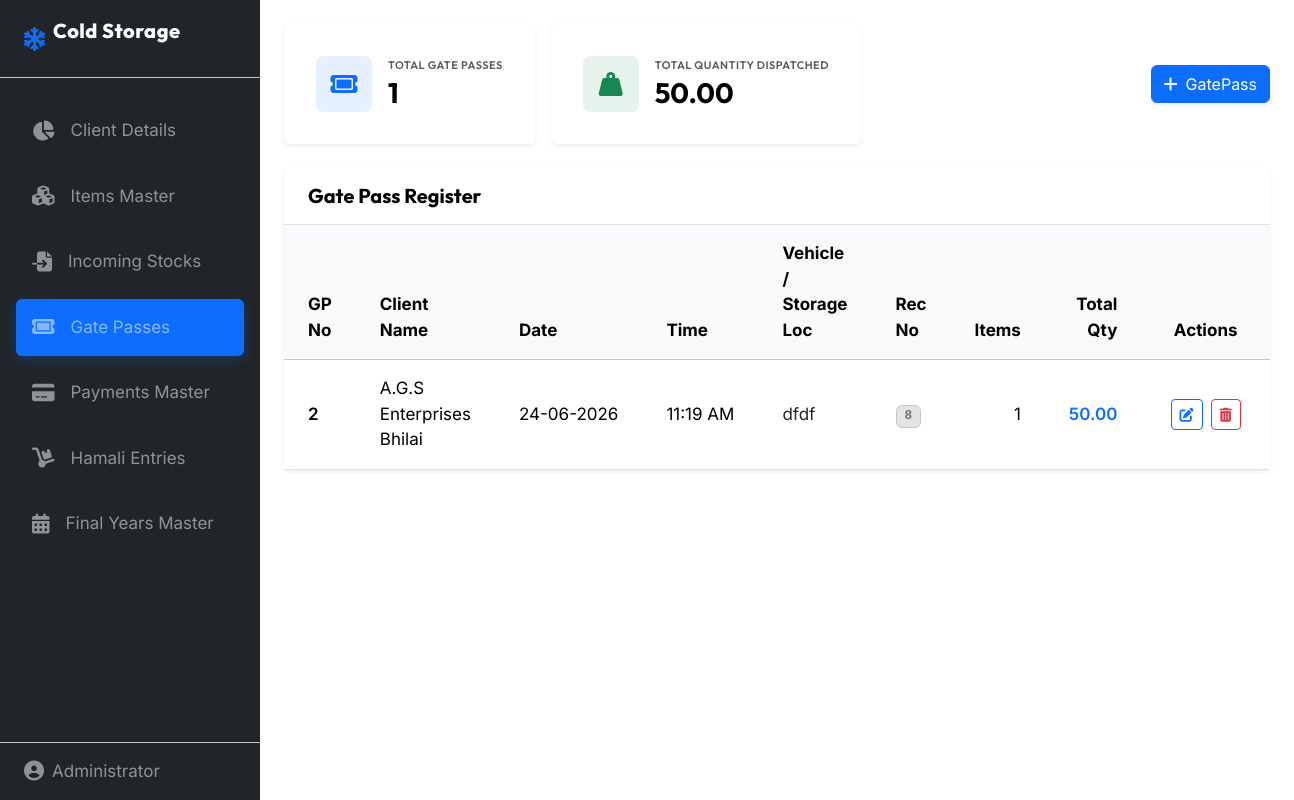
Screenshot of /gatepass/ with the database file from the repository.
### master/models.py (models this page shows, shortened)
class GPMaster(models.Model):
    gpno = models.CharField(max_length=100, primary_key=True, verbose_name="GP No")
    gpdate = models.DateField(verbose_name="GP Date")
    gptime = models.TimeField(verbose_name="GP Time")
    client_details = models.ForeignKey(ClientDetails, on_delete=models.CASCADE, related_name='gatepasses', verbose_name="Client Details", db_column='client_name_id')
    total = models.DecimalField(max_digits=12, decimal_places=2, default=0.00, verbose_name="Total Qty")
    remark = models.CharField(max_length=255, blank=True, null=True, verbose_name="Remark")
    storage_location = models.CharField(max_length=255, blank=True, null=True, verbose_name="Storage Location")
    recon = models.CharField(max_length=100, blank=True, null=True, verbose_name="Rec No")
    class Meta:
        verbose_name = "GP Master"
        verbose_name_plural = "GP Masters"
        ordering = ['-gpdate', '-gptime']

class ClientDetails(models.Model):
    client_name = models.CharField(max_length=200, primary_key=True, db_column='partyname', verbose_name="Name")
    address = models.TextField(blank=True, null=True, verbose_name="Address")
    area = models.CharField(max_length=100, blank=True, null=True, verbose_name="Area")
    client_type = models.CharField(max_length=100, blank=True, null=True, verbose_name="Client Type")
    phone = models.CharField(max_length=15, blank=True, null=True, verbose_name="Phone")
    mobile = models.CharField(max_length=15, blank=True, null=True, verbose_name="Mobile")
    opdr = models.DecimalField(max_digits=12, decimal_places=2, default=0.00, verbose_name="OpDr")
    opcr = models.DecimalField(max_digits=12, decimal_places=2, default=0.00, verbose_name="OpCr")
    crlimit = models.DecimalField(max_digits=12, decimal_places=2, default=0.00, verbose_name="CrLimit")
    crdays = models.IntegerField(default=0, verbose_name="CrDays")
    class Meta:
        verbose_name = "Client Details"
        verbose_name_plural = "Client Details"
        db_table = 'master_clientdetails'
        ordering = ['client_name']

### master/views.py (the view, shortened to what this page needs)
# urls.py: path('gatepass/', views.gp_list, name='gp_list'),
def gp_list(request):
    search_query = request.GET.get('search', '').strip()
    gp_list = GPMaster.objects.all()
    total_qty = GPDetail.objects.filter(gp_master__in=gp_list).aggregate(total=Sum('qty'))['total'] or 0.00
    stats = {
        'total_gps': gp_list.count(),
        'total_qty': total_qty,
    }
    paginator = Paginator(gp_list, 10)
    page_number = request.GET.get('page')
    page_obj = paginator.get_page(page_number)
    context = {
        'page_obj': page_obj,
        'search_query': search_query,
        'stats': stats,
    }
    return render(request, 'master/gp_list.html', context)

### templates/master/gp_list.html (shortened to what this page needs)
{% extends 'base.html' %}
{% load static %}
{% block content %}
<div class="d-flex flex-column flex-md-row justify-content-between align-items-start align-items-md-center mb-4 gap-3 animate-fade-in">
    <div class="d-flex flex-column flex-sm-row gap-3 w-100">
        <div class="card border-0 shadow-sm h-100 p-3 bg-body">
            <div class="card-body d-flex align-items-center gap-3">
                <div class="rounded-3 p-3 bg-primary bg-opacity-10 text-primary d-flex align-items-center justify-content-center stats-icon">
                    <i class="fa-solid fa-ticket fs-4"></i>
                </div>
                <div>
                    <h6 class="text-muted text-uppercase fw-semibold mb-1" style="font-size: 11px; letter-spacing: 0.5px;">Total Gate Passes</h6>
                    <h3 class="fw-bold mb-0 text-body-emphasis" id="stat-total-gps">{{ stats.total_gps }}</h3>
                </div>
            </div>
        </div>
        <div class="card border-0 shadow-sm h-100 p-3 bg-body">
            <div class="card-body d-flex align-items-center gap-3">
                <div class="rounded-3 p-3 bg-success bg-opacity-10 text-success d-flex align-items-center justify-content-center stats-icon">
                    <i class="fa-solid fa-weight-hanging fs-4"></i>
                </div>
                <div>
                    <h6 class="text-muted text-uppercase fw-semibold mb-1" style="font-size: 11px; letter-spacing: 0.5px;">Total Quantity Dispatched</h6>
                    <h3 class="fw-bold mb-0 text-body-emphasis" id="stat-total-qty">{{ stats.total_qty|floatformat:2 }}</h3>
                </div>
            </div>
        </div>
    </div>
    <div>
        <a href="{% url 'gp_create' %}" class="btn btn-primary d-flex align-items-center gap-2 shadow-sm" id="addGPHeaderBtn">
            <i class="fa-solid fa-plus"></i>GatePass
        </a>
    </div>
</div>
<div class="card border-0 shadow-sm mb-4 bg-body animate-fade-in">
    <div class="card-header bg-transparent border-bottom py-3 px-4 d-flex justify-content-between align-items-center flex-wrap gap-2">
        <h5 class="fw-bold mb-0 text-body-emphasis">Gate Pass Register</h5>
    </div>
    <div class="card-body p-0">
        <div class="table-responsive">
            <table class="table table-hover align-middle mb-0" id="gpTable">
                <thead class="table-light">
                    <tr>
                        <th class="py-3 px-4">GP No</th>
                        <th class="py-3 px-4">Client Name</th>
                        <th class="py-3 px-4">Date</th>
                        <th class="py-3 px-4">Time</th>
                        <th class="py-3 px-4">Vehicle / Storage Loc</th>
                        <th class="py-3 px-4">Rec No</th>
                        <th class="py-3 px-4 text-end">Items</th>
                        <th class="py-3 px-4 text-end">Total Qty</th>
                        <th class="py-3 px-4 text-center col-width-actions">Actions</th>
                    </tr>
                </thead>
                <tbody>
                    {% for gp in page_obj %}
                    <tr id="gp-row-{{ gp.pk|slugify }}" data-no="{{ gp.gpno }}">
                        <td class="py-3 px-4 fw-semibold text-body-emphasis">{{ gp.gpno }}</td>
                        <td class="py-3 px-4">{{ gp.client_details.client_name }}</td>
                        <td class="py-3 px-4 text-nowrap">{{ gp.gpdate|date:"d-m-Y" }}</td>
                        <td class="py-3 px-4 text-nowrap">{{ gp.gptime|time:"h:i A" }}</td>
                        <td class="py-3 px-4">
                            {% if gp.storage_location %}
                                <span class="text-body">{{ gp.storage_location }}</span>
                            {% else %}
                                <span class="text-muted">—</span>
                            {% endif %}
                        </td>
                        <td class="py-3 px-4">
                            {% if gp.recon %}
                                <span class="badge bg-secondary-subtle text-secondary border border-secondary-subtle font-monospace px-2 py-1">{{ gp.recon }}</span>
                            {% else %}
                                <span class="text-muted">—</span>
                            {% endif %}
                        </td>
                        <td class="py-3 px-4 text-end">{{ gp.details.count }}</td>
                        <td class="py-3 px-4 text-end fw-semibold text-primary">{{ gp.total|floatformat:2 }}</td>
                        <td class="py-3 px-4 text-center">
                            <div class="d-flex justify-content-center gap-2">
                                <a href="{% url 'gp_update' gp.pk %}" class="btn btn-sm btn-outline-primary" title="Edit Gate Pass">
                                    <i class="fa-solid fa-pen-to-square"></i>
                                </a>
                                <button type="button" class="btn btn-sm btn-outline-danger delete-btn"
                                        data-pk="{{ gp.pk }}"
                                        data-no="{{ gp.gpno }}"
                                        data-delete-url="{% url 'gp_delete' gp.pk %}"
                                        title="Delete Gate Pass">
                                    <i class="fa-solid fa-trash-can"></i>
                                </button>
                            </div>
                        </td>
                    </tr>
                    {% endfor %}
                </tbody>
            </table>
        </div>
    </div>
</div>
{% endblock %}

### static/css/style.css (style rules this page uses)
body { font-family: 'Inter', sans-serif !important; font-size: 17px; }
h1, h2, h3, h4, h5, h6, .brand-title { font-family: 'Outfit', sans-serif !important; }
.animate-fade-in { animation: fadeIn 0.3s ease forwards; }
.col-width-actions { width: 130px; }
.stats-icon { width: 56px; height: 56px; }

### rows the page displays
GPMaster: gpno "2", client_details.client_name "A.G.S Enterprises Bhilai", gpdate "24-06-2026", gptime "11:19 AM", storage_location "dfdf", recon "8", details.count "1", total "50.00"

### other values shown
{{ stats.total_gps }} "1"
{{ stats.total_qty|floatformat:2 }} "50.00"
